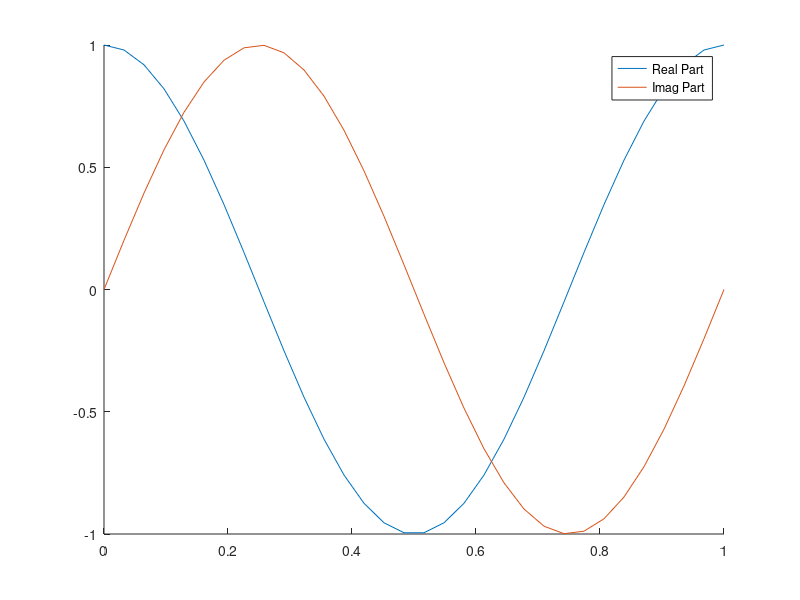

Recreate this plot in MATLAB. (Note: this script raises an error after producing the figure.)
clear; close all;

ns = 2^5;
T = 200;
k = 2*pi;
domain = linspace(0, 1, ns);
% psi0 = exp(-40*(domain-0.5).^2 + 2i*pi*domain); psi0 = psi0/trapz(domain, psi0);
psi0 = exp(1i*k*domain);

%% Plot IC
figure; hold on;
plot(domain, real(psi0));
plot(domain, imag(psi0));
legend('Real Part', 'Imag Part')

%% Spectral differentiation/method of lines
[t, y] = ode23(@(t,y)ode_func(t,y,ns), [0 T], psi0);

%% Finite differences with method of lines
% e = ones(ns,1);
% ds = domain(2)-domain(1);
% D2 = spdiags([e -2*e e], -1:1, ns, ns);
% D2(1,ns) = 1; D2(ns,1) = 1;
% D2 = D2/ds;
% tspan = [0, T];
% ode_func = @(t,y) 1i*(0.5*(abs(y).^2).*y + D2*y);
% [t,y] = ode23(ode_func, tspan, psi0);

%% Plot
figure;
exact = @(t,x) exp(1i*(k*x + (k^2-0.5)*t));
for j = 1:1:length(t)
    plot(domain, real(y(j,:)));
    hold on;
    plot(domain, imag(y(j,:)));
    soln = exact(t(j),domain);
    plot(domain, real(soln));
    plot(domain, imag(soln));
    legend('Real Part (Numerical)', 'Imag Part (Numerical)', 'Real Part (Exact)', 'Imag Part (Exact)');
    ylim([-5 5])
    title(['$t=',num2str(t(j)),'$'],'Interpreter', 'latex');
    drawnow
    hold off;
end

%% Exact Solution
exact = @(t,x) exp(1i*(k*x + (k^2+0.5)*t));
figure;
for j=1:1:length(t)
    soln = exact(t(j),domain);
    plot(domain, real(soln));
    hold on;
    plot(domain, imag(soln));
    title(['$t=',num2str(t(j)),'$'],'Interpreter', 'latex');
    drawnow;
    hold off;
end


function rhs = ode_func(t,y,ns)

% Make sure y is a column vector
y = y(:);
kvec = [0:ns/2, -ns/2+1:-1]';
rhs = 1i*(0.5*(abs(y).^2).*y + ifft(-kvec.^2 .* fft(y)));

end

